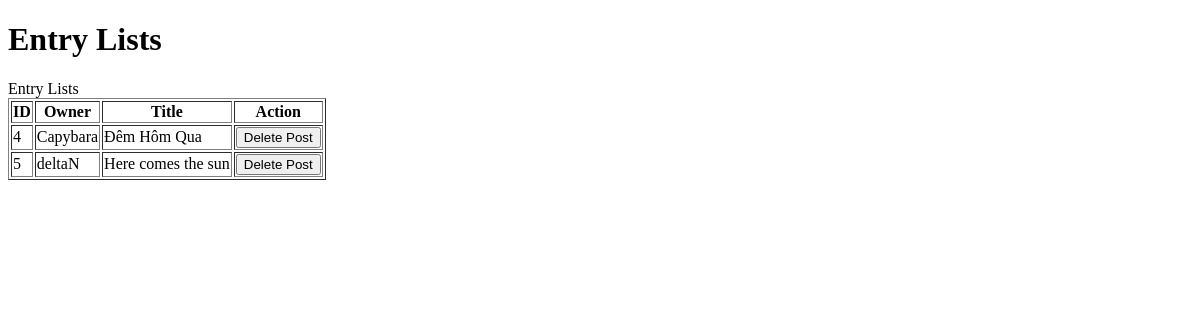
/entry_manager/ (signed in), run on an earlier commit of the app's database.
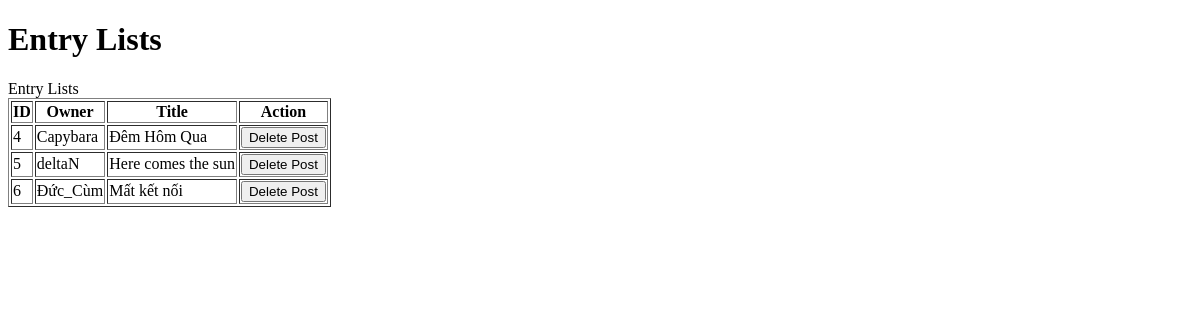
And on a later commit of the database.
### main_app/models.py (models this page shows, shortened)
class Entry(models.Model):
    title = models.CharField(max_length=100)
    song_owner = models.CharField(max_length=100, null=True)
    content = models.TextField()
    date_created = models.DateTimeField(auto_now_add=True)
    user_created = models.ForeignKey(User, on_delete=models.CASCADE, related_name='entries')

### main_app/views.py (the view)
# urls.py: path('entry_manager/', views.entry_manager, name='entry_manager'),
@user_passes_test(lambda u: u.is_staff or u.is_superuser)
def entry_manager(request):
    entries = Entry.objects.all()
    return render(request, "entry_manager.html", {'entries': entries})

### templates/entry_manager.html (shortened to what this page needs)
<!DOCTYPE html>
<html lang="en">
<head>
</head>
<body>
    <h1>Entry Lists</h1>
    <table border="1">Entry Lists
        <th>ID</th>
        <th>Owner</th>
        <th>Title</th>
        <th>Action</th>
    {% for entry in entries %}
        <tr>
            <td>{{ entry.id }}</td>
            <td>{{ entry.user_created }}</td>
            <td>{{ entry.title }}</td>
            <td>
                <form action="{% url 'delete_entry' entry.id %}" method="POST">
                    <button type="submit" onclick="return confirm('Delete post {{ entry.title }}')">Delete Post</button>
                </form>
            </td>
        </tr>
    {% endfor %}
    </table>
</body>
</html>

What changed in the data, as far as the page shows it:
added Entry: id "6", user_created "Đức_Cùm", title "Mất kết nối"
